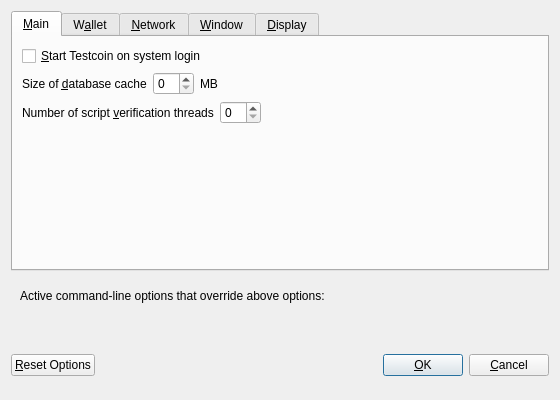
<?xml version="1.0" encoding="UTF-8"?>
<ui version="4.0">
 <class>OptionsDialog</class>
 <widget class="QDialog" name="OptionsDialog">
  <property name="geometry">
   <rect>
    <x>0</x>
    <y>0</y>
    <width>560</width>
    <height>400</height>
   </rect>
  </property>
  <property name="windowTitle">
   <string>Options</string>
  </property>
  <property name="modal">
   <bool>true</bool>
  </property>
  <layout class="QVBoxLayout" name="verticalLayout">
   <item>
    <widget class="QTabWidget" name="tabWidget">
     <property name="currentIndex">
      <number>0</number>
     </property>
     <widget class="QWidget" name="tabMain">
      <attribute name="title">
       <string>&amp;Main</string>
      </attribute>
      <layout class="QVBoxLayout" name="verticalLayout_Main">
       <item>
        <widget class="QCheckBox" name="bitcoinAtStartup">
         <property name="toolTip">
          <string>Automatically start Testcoin after logging in to the system.</string>
         </property>
         <property name="text">
          <string>&amp;Start Testcoin on system login</string>
         </property>
        </widget>
       </item>
       <item>
        <layout class="QHBoxLayout" name="horizontalLayout_2_Main">
         <item>
          <widget class="QLabel" name="databaseCacheLabel">
           <property name="text">
            <string>Size of &amp;database cache</string>
           </property>
           <property name="textFormat">
            <enum>Qt::PlainText</enum>
           </property>
           <property name="buddy">
            <cstring>databaseCache</cstring>
           </property>
          </widget>
         </item>
         <item>
          <widget class="QSpinBox" name="databaseCache"/>
         </item>
         <item>
          <widget class="QLabel" name="databaseCacheUnitLabel">
           <property name="text">
            <string>MB</string>
           </property>
           <property name="textFormat">
            <enum>Qt::PlainText</enum>
           </property>
          </widget>
         </item>
         <item>
          <spacer name="horizontalSpacer_2_Main">
           <property name="orientation">
            <enum>Qt::Horizontal</enum>
           </property>
           <property name="sizeHint" stdset="0">
            <size>
             <width>40</width>
             <height>20</height>
            </size>
           </property>
          </spacer>
         </item>
        </layout>
       </item>
       <item>
        <layout class="QHBoxLayout" name="horizontalLayout_3_Main">
         <item>
          <widget class="QLabel" name="threadsScriptVerifLabel">
           <property name="text">
            <string>Number of script &amp;verification threads</string>
           </property>
           <property name="textFormat">
            <enum>Qt::PlainText</enum>
           </property>
           <property name="buddy">
            <cstring>threadsScriptVerif</cstring>
           </property>
          </widget>
         </item>
         <item>
          <widget class="QSpinBox" name="threadsScriptVerif">
           <property name="toolTip">
            <string>(0 = auto, &lt;0 = leave that many cores free)</string>
           </property>
          </widget>
         </item>
         <item>
          <spacer name="horizontalSpacer_3_Main">
           <property name="orientation">
            <enum>Qt::Horizontal</enum>
           </property>
           <property name="sizeHint" stdset="0">
            <size>
             <width>40</width>
             <height>20</height>
            </size>
           </property>
          </spacer>
         </item>
        </layout>
       </item>
       <item>
        <spacer name="verticalSpacer_Main">
         <property name="orientation">
          <enum>Qt::Vertical</enum>
         </property>
         <property name="sizeHint" stdset="0">
          <size>
           <width>20</width>
           <height>40</height>
          </size>
         </property>
        </spacer>
       </item>
      </layout>
     </widget>
     <widget class="QWidget" name="tabWallet">
      <attribute name="title">
       <string>W&amp;allet</string>
      </attribute>
      <layout class="QVBoxLayout" name="verticalLayout_Wallet">
       <item>
        <widget class="QGroupBox" name="groupBox">
         <property name="title">
          <string>Expert</string>
         </property>
         <layout class="QVBoxLayout" name="verticalLayout_2">
          <item>
           <widget class="QCheckBox" name="coinControlFeatures">
            <property name="toolTip">
             <string>Whether to show coin control features or not.</string>
            </property>
            <property name="text">
             <string>Enable coin &amp;control features</string>
            </property>
           </widget>
          </item>
          <item>
           <widget class="QCheckBox" name="spendZeroConfChange">
            <property name="toolTip">
             <string>If you disable the spending of unconfirmed change, the change from a transaction cannot be used until that transaction has at least one confirmation. This also affects how your balance is computed.</string>
            </property>
            <property name="text">
             <string>&amp;Spend unconfirmed change</string>
            </property>
           </widget>
          </item>
         </layout>
        </widget>
       </item>
       <item>
        <spacer name="verticalSpacer_Wallet">
         <property name="orientation">
          <enum>Qt::Vertical</enum>
         </property>
         <property name="sizeHint" stdset="0">
          <size>
           <width>20</width>
           <height>40</height>
          </size>
         </property>
        </spacer>
       </item>
      </layout>
     </widget>
     <widget class="QWidget" name="tabNetwork">
      <attribute name="title">
       <string>&amp;Network</string>
      </attribute>
      <layout class="QVBoxLayout" name="verticalLayout_Network">
       <item>
        <widget class="QCheckBox" name="mapPortUpnp">
         <property name="toolTip">
          <string>Automatically open the Testcoin client port on the router. This only works when your router supports UPnP and it is enabled.</string>
         </property>
         <property name="text">
          <string>Map port using &amp;UPnP</string>
         </property>
        </widget>
       </item>
       <item>
        <widget class="QCheckBox" name="allowIncoming">
         <property name="toolTip">
          <string>Accept connections from outside</string>
         </property>
         <property name="text">
          <string>Allow incoming connections</string>
         </property>
        </widget>
       </item>
       <item>
        <widget class="QCheckBox" name="connectSocks">
         <property name="toolTip">
          <string>Connect to the Testcoin network through a SOCKS5 proxy.</string>
         </property>
         <property name="text">
          <string>&amp;Connect through SOCKS5 proxy (default proxy):</string>
         </property>
        </widget>
       </item>
       <item>
        <layout class="QHBoxLayout" name="horizontalLayout_1_Network">
         <item>
          <widget class="QLabel" name="proxyIpLabel">
           <property name="text">
            <string>Proxy &amp;IP:</string>
           </property>
           <property name="textFormat">
            <enum>Qt::PlainText</enum>
           </property>
           <property name="buddy">
            <cstring>proxyIp</cstring>
           </property>
          </widget>
         </item>
         <item>
          <widget class="QValidatedLineEdit" name="proxyIp">
           <property name="minimumSize">
            <size>
             <width>140</width>
             <height>0</height>
            </size>
           </property>
           <property name="maximumSize">
            <size>
             <width>140</width>
             <height>16777215</height>
            </size>
           </property>
           <property name="toolTip">
            <string>IP address of the proxy (e.g. IPv4: 127.0.0.1 / IPv6: ::1)</string>
           </property>
          </widget>
         </item>
         <item>
          <widget class="QLabel" name="proxyPortLabel">
           <property name="text">
            <string>&amp;Port:</string>
           </property>
           <property name="textFormat">
            <enum>Qt::PlainText</enum>
           </property>
           <property name="buddy">
            <cstring>proxyPort</cstring>
           </property>
          </widget>
         </item>
         <item>
          <widget class="QLineEdit" name="proxyPort">
           <property name="minimumSize">
            <size>
             <width>55</width>
             <height>0</height>
            </size>
           </property>
           <property name="maximumSize">
            <size>
             <width>55</width>
             <height>16777215</height>
            </size>
           </property>
           <property name="toolTip">
            <string>Port of the proxy (e.g. 9050)</string>
           </property>
          </widget>
         </item>
         <item>
          <spacer name="horizontalSpacer_1_Network">
           <property name="orientation">
            <enum>Qt::Horizontal</enum>
           </property>
           <property name="sizeHint" stdset="0">
            <size>
             <width>40</width>
             <height>20</height>
            </size>
           </property>
          </spacer>
         </item>
        </layout>
       </item>
       <item>
        <spacer name="verticalSpacer_Network">
         <property name="orientation">
          <enum>Qt::Vertical</enum>
         </property>
         <property name="sizeHint" stdset="0">
          <size>
           <width>20</width>
           <height>40</height>
          </size>
         </property>
        </spacer>
       </item>
      </layout>
     </widget>
     <widget class="QWidget" name="tabWindow">
      <attribute name="title">
       <string>&amp;Window</string>
      </attribute>
      <layout class="QVBoxLayout" name="verticalLayout_Window">
       <item>
        <widget class="QCheckBox" name="minimizeToTray">
         <property name="toolTip">
          <string>Show only a tray icon after minimizing the window.</string>
         </property>
         <property name="text">
          <string>&amp;Minimize to the tray instead of the taskbar</string>
         </property>
        </widget>
       </item>
       <item>
        <widget class="QCheckBox" name="minimizeOnClose">
         <property name="toolTip">
          <string>Minimize instead of exit the application when the window is closed. When this option is enabled, the application will be closed only after selecting Quit in the menu.</string>
         </property>
         <property name="text">
          <string>M&amp;inimize on close</string>
         </property>
        </widget>
       </item>
       <item>
        <spacer name="verticalSpacer_Window">
         <property name="orientation">
          <enum>Qt::Vertical</enum>
         </property>
         <property name="sizeHint" stdset="0">
          <size>
           <width>20</width>
           <height>40</height>
          </size>
         </property>
        </spacer>
       </item>
      </layout>
     </widget>
     <widget class="QWidget" name="tabDisplay">
      <attribute name="title">
       <string>&amp;Display</string>
      </attribute>
      <layout class="QVBoxLayout" name="verticalLayout_Display">
       <item>
        <layout class="QHBoxLayout" name="horizontalLayout_1_Display">
         <item>
          <widget class="QLabel" name="langLabel">
           <property name="text">
            <string>User Interface &amp;language:</string>
           </property>
           <property name="textFormat">
            <enum>Qt::PlainText</enum>
           </property>
           <property name="buddy">
            <cstring>lang</cstring>
           </property>
          </widget>
         </item>
         <item>
          <widget class="QValueComboBox" name="lang">
           <property name="toolTip">
            <string>The user interface language can be set here. This setting will take effect after restarting Testcoin.</string>
           </property>
          </widget>
         </item>
        </layout>
       </item>
       <item>
        <layout class="QHBoxLayout" name="horizontalLayout_2_Display">
         <item>
          <widget class="QLabel" name="unitLabel">
           <property name="text">
            <string>&amp;Unit to show amounts in:</string>
           </property>
           <property name="textFormat">
            <enum>Qt::PlainText</enum>
           </property>
           <property name="buddy">
            <cstring>unit</cstring>
           </property>
          </widget>
         </item>
         <item>
          <widget class="QValueComboBox" name="unit">
           <property name="toolTip">
            <string>Choose the default subdivision unit to show in the interface and when sending coins.</string>
           </property>
          </widget>
         </item>
        </layout>
       </item>
       <item>
        <layout class="QHBoxLayout" name="horizontalLayout_3_Display">
         <item>
          <widget class="QLabel" name="thirdPartyTxUrlsLabel">
           <property name="toolTip">
            <string>Third party URLs (e.g. a block explorer) that appear in the transactions tab as context menu items. %s in the URL is replaced by transaction hash. Multiple URLs are separated by vertical bar |.</string>
           </property>
           <property name="text">
            <string>Third party transaction URLs</string>
           </property>
           <property name="buddy">
            <cstring>thirdPartyTxUrls</cstring>
           </property>
          </widget>
         </item>
         <item>
          <widget class="QLineEdit" name="thirdPartyTxUrls">
           <property name="toolTip">
            <string>Third party URLs (e.g. a block explorer) that appear in the transactions tab as context menu items. %s in the URL is replaced by transaction hash. Multiple URLs are separated by vertical bar |.</string>
           </property>
          </widget>
         </item>
        </layout>
       </item>
       <item>
        <spacer name="verticalSpacer_Display">
         <property name="orientation">
          <enum>Qt::Vertical</enum>
         </property>
         <property name="sizeHint" stdset="0">
          <size>
           <width>20</width>
           <height>40</height>
          </size>
         </property>
        </spacer>
       </item>
      </layout>
     </widget>
    </widget>
   </item>
   <item>
    <widget class="QFrame" name="frame">
     <layout class="QVBoxLayout" name="verticalLayout_Bottom">
      <item>
       <layout class="QHBoxLayout" name="horizontalLayout_Bottom">
        <item>
         <widget class="QLabel" name="overriddenByCommandLineInfoLabel">
          <property name="text">
           <string>Active command-line options that override above options:</string>
          </property>
          <property name="textFormat">
           <enum>Qt::PlainText</enum>
          </property>
         </widget>
        </item>
        <item>
         <spacer name="horizontalSpacer_Bottom">
          <property name="orientation">
           <enum>Qt::Horizontal</enum>
          </property>
          <property name="sizeHint" stdset="0">
           <size>
            <width>40</width>
            <height>20</height>
           </size>
          </property>
         </spacer>
        </item>
       </layout>
      </item>
      <item>
       <widget class="QLabel" name="overriddenByCommandLineLabel">
        <property name="text">
         <string/>
        </property>
        <property name="textFormat">
         <enum>Qt::PlainText</enum>
        </property>
        <property name="wordWrap">
         <bool>true</bool>
        </property>
       </widget>
      </item>
     </layout>
    </widget>
   </item>
   <item>
    <layout class="QHBoxLayout" name="horizontalLayout_Buttons">
     <item>
      <widget class="QPushButton" name="resetButton">
       <property name="toolTip">
        <string>Reset all client options to default.</string>
       </property>
       <property name="text">
        <string>&amp;Reset Options</string>
       </property>
       <property name="autoDefault">
        <bool>false</bool>
       </property>
      </widget>
     </item>
     <item>
      <spacer name="horizontalSpacer_1">
       <property name="orientation">
        <enum>Qt::Horizontal</enum>
       </property>
       <property name="sizeHint" stdset="0">
        <size>
         <width>40</width>
         <height>48</height>
        </size>
       </property>
      </spacer>
     </item>
     <item>
      <widget class="QLabel" name="statusLabel">
       <property name="minimumSize">
        <size>
         <width>200</width>
         <height>0</height>
        </size>
       </property>
       <property name="font">
        <font>
         <weight>75</weight>
         <bold>true</bold>
        </font>
       </property>
       <property name="text">
        <string/>
       </property>
       <property name="textFormat">
        <enum>Qt::PlainText</enum>
       </property>
       <property name="wordWrap">
        <bool>true</bool>
       </property>
      </widget>
     </item>
     <item>
      <spacer name="horizontalSpacer_2">
       <property name="orientation">
        <enum>Qt::Horizontal</enum>
       </property>
       <property name="sizeHint" stdset="0">
        <size>
         <width>40</width>
         <height>48</height>
        </size>
       </property>
      </spacer>
     </item>
     <item>
      <widget class="QPushButton" name="okButton">
       <property name="text">
        <string>&amp;OK</string>
       </property>
       <property name="autoDefault">
        <bool>false</bool>
       </property>
       <property name="default">
        <bool>true</bool>
       </property>
      </widget>
     </item>
     <item>
      <widget class="QPushButton" name="cancelButton">
       <property name="text">
        <string>&amp;Cancel</string>
       </property>
       <property name="autoDefault">
        <bool>false</bool>
       </property>
      </widget>
     </item>
    </layout>
   </item>
  </layout>
 </widget>
 <customwidgets>
  <customwidget>
   <class>QValidatedLineEdit</class>
   <extends>QLineEdit</extends>
   <header>qvalidatedlineedit.h</header>
  </customwidget>
  <customwidget>
   <class>QValueComboBox</class>
   <extends>QComboBox</extends>
   <header>qvaluecombobox.h</header>
  </customwidget>
 </customwidgets>
 <resources/>
 <connections/>
</ui>
